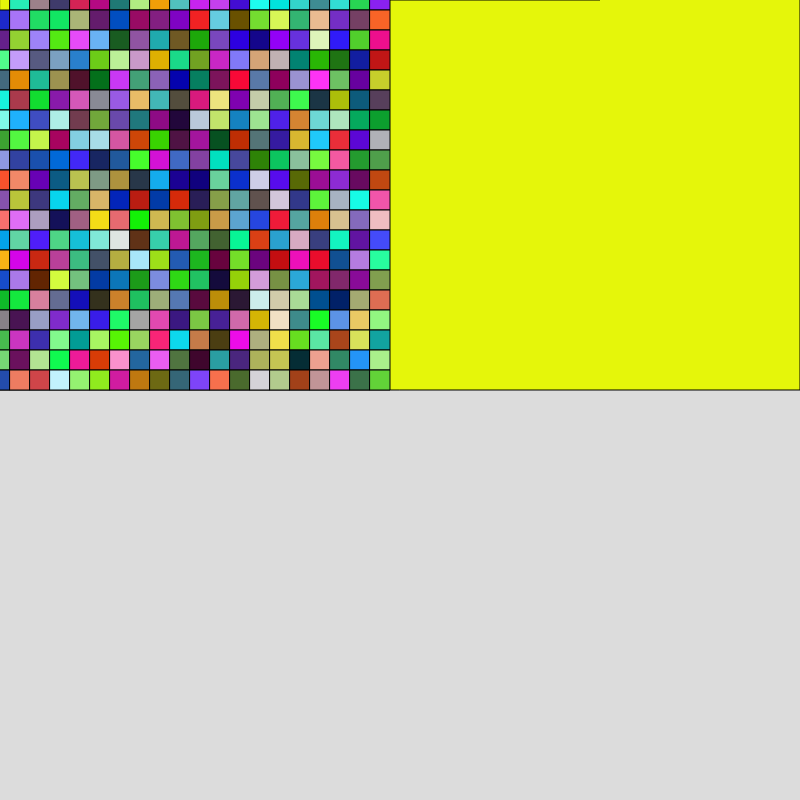
Frame 1 (no input)
Frame 60 (no input): identical to frame 1, image omitted
Frame 120 (the mouse pressed at the canvas centre since frame 60): identical to frame 1, image omitted

The p5.js sketch that drew this single still picture (run headless with seeded random() and noise() and a simulated clock; from frame 60 on, the mouse is pressed at the canvas centre):

// p5.js sketch
// ── sketch.js
let cols; let rows;
let size= 20;
let c = [];


function setup(){
    createCanvas(800,800)
    cols = (width-400)/size;
    rows = (height-400)/size;
    for(let i =0; i<cols; i++){
      c[i] = []
      for (let j = 0; j < rows; j++) {
        c[i][j] = color(Math.floor(Math.random()*(254)),Math.floor(Math.random()*(254)),Math.floor(Math.random()*(254)));
        
      }
    }
}

function draw(){
    background(220);
    sz_sqr = 800
    x_sqr = width - 400
    y_sqr = height - 810
    fill(0)
    for(let i = 0; i< cols; i++){
        for(let j = 0; j < rows; j++){
            fill(c[i][j])
            rect(i*size, j*size, size, size)

            rectMode(CENTER)
            rect(x_sqr, y_sqr, sz_sqr, sz_sqr); // posição e tamanho do quadrado
            sz_sqr *= 0.5
            y_sqr *= 20


        }
    }

}
